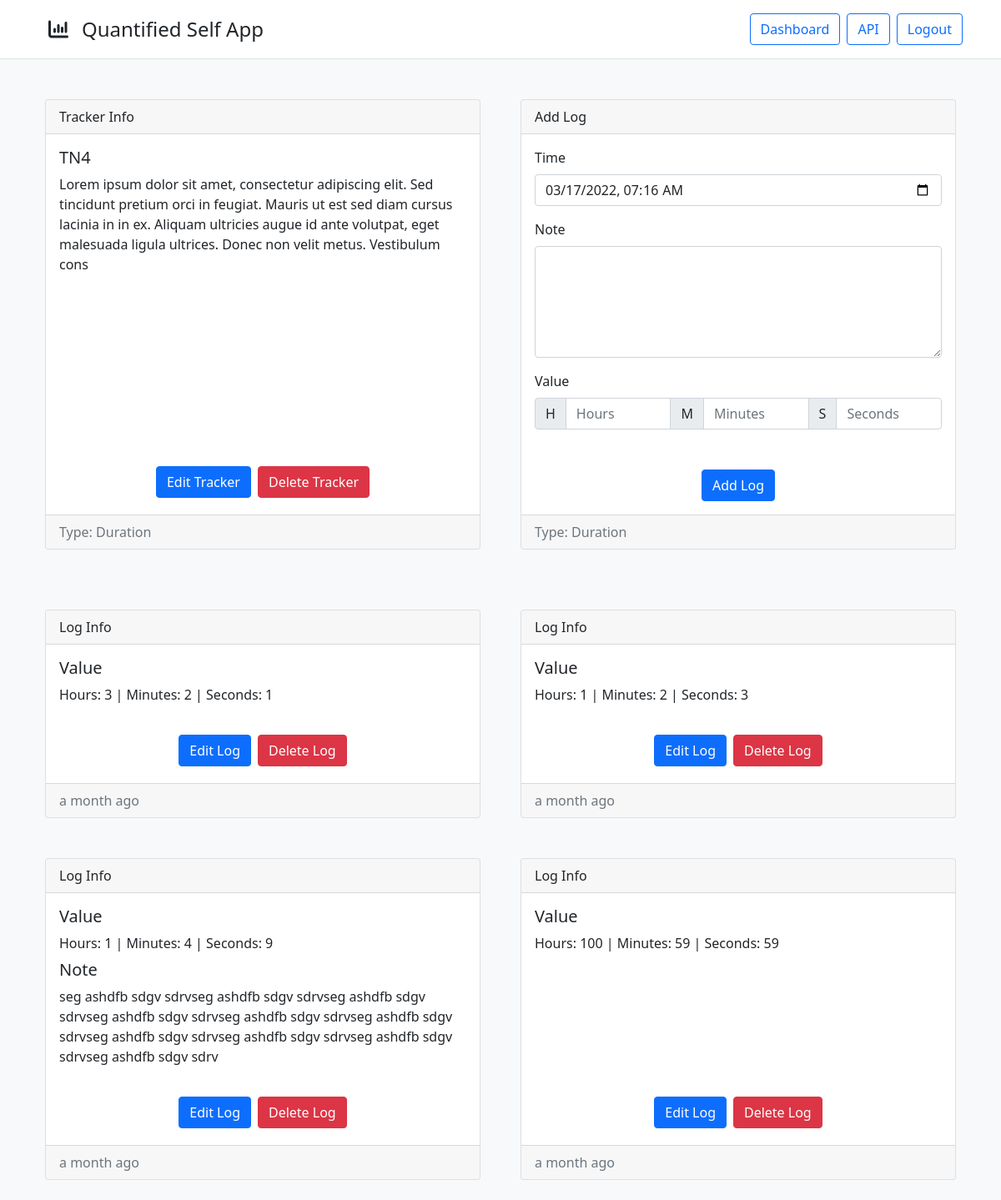
Before: /trackers/view?id=4 (signed in) with the older database file.
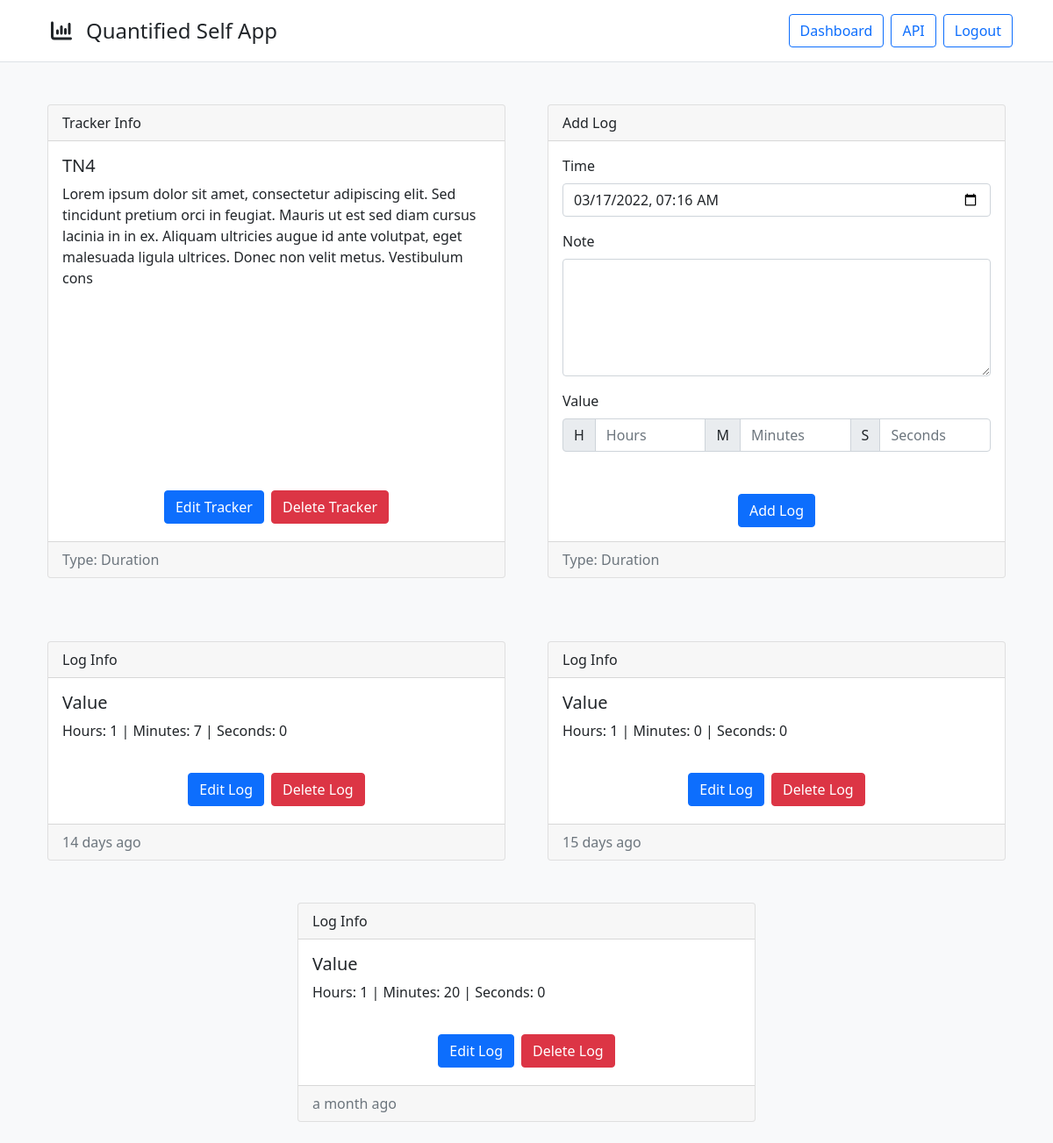
After: the same page with the newer database file.
### models/models.py (models this page shows)
class TrackerModel(db.Model):
    __tablename__ = "trackers"
    t_id = db.Column(db.Integer(), primary_key=True)
    t_name = db.Column(db.String(64), nullable=False)
    t_desc = db.Column(db.String(256))
    t_type = db.Column(db.Integer(), db.ForeignKey("tracker_types.tt_id", ondelete="CASCADE"), nullable=False)
    t_user = db.Column(db.Integer(), db.ForeignKey("users.id", ondelete="CASCADE"), nullable=False)
    t_type_name = db.relationship("TrackerTypes", uselist=False)
    t_unit = db.relationship("TrackerUnit", cascade="all, delete", uselist=False)
    t_options = db.relationship("TrackerOptions", cascade="all, delete")
    t_logs = db.relationship("TrackerLogs", order_by="desc(TrackerLogs.tl_time)", cascade="all, delete")

class TrackerTypes(db.Model):
    __tablename__ = "tracker_types"
    tt_id = db.Column(db.Integer(), primary_key=True, autoincrement=True)
    tt_name = db.Column(db.String(64), unique=True, nullable=False)

class TrackerLogs(db.Model):
    __tablename__ = "tracker_logs"
    tl_id = db.Column(db.Integer(), primary_key=True, autoincrement=True)
    tl_time = db.Column(db.DateTime(), nullable=False)
    tl_note = db.Column(db.String(256))
    tl_tracker = db.Column(db.Integer(), db.ForeignKey("trackers.t_id", ondelete="CASCADE"), nullable=False)
    tl_vals = db.relationship("TrackerValues", cascade="all, delete")

class TrackerValues(db.Model):
    __tablename__ = "tracker_vals"
    tv_id = db.Column(db.Integer(), primary_key=True, autoincrement=True)
    tv_val = db.Column(db.Numeric(10, 2), nullable=False)
    tv_log = db.Column(db.Integer(), db.ForeignKey("tracker_logs.tl_id", ondelete="CASCADE"), nullable=False)

### views/views.py (the view, shortened to what this page needs)
@app.route("/trackers/view", methods=["GET", "POST"])
@login_required
def trackers_view():
    t_id = request.args.get("id", "")
    if not (t_id.isdigit()):
        flash("Invalid Tracker", "danger")
        return redirect("/trackers")
    t_id = int(t_id)
    tracker = TrackerModel.query.filter(TrackerModel.t_id == t_id, TrackerModel.t_user == current_user.id).first()
    if not tracker:
        flash("Invalid Tracker", "danger")
        return redirect("/trackers")
    options = {x.to_id: x.to_name for x in tracker.t_options}
    return render_template("trackers/view.html", user=current_user, tracker=tracker, options=options)

### auth/auth.py (called while the page is built)
@login.user_loader
def load_user(id):
    return UserModel.query.get(int(id))

### templates/filters/filters.py (called while the page is built)
@app.template_filter()
def pretty_datetime(datetime):
    return naturaltime(datetime)

### templates/trackers/view.html (shortened to what this page needs)
<!DOCTYPE html>
<html lang="en">
    <head>
        <link rel="stylesheet" href="{{ url_for('static', filename='css/bootstrap.min.css')}}">
        <link rel="stylesheet" href="{{ url_for('static', filename='css/fontawesome.all.min.css')}}">
        <link rel="stylesheet" href="{{ url_for('static', filename='css/tracker_view.css')}}">
    </head>
    <body class="bg-light">
        {% include 'components/navbar.html' %}
        <div class="container">
            <div class="row equal mt-4">
                <div class="col-sm-12 col-md-12 col-lg-6 col-xl-6 d-flex justify-content-center p-4">
                    <div class="card flex-fill">
                        <div class="card-header">Tracker Info</div>
                        <div class="card-body">
                            <h5 class="card-title">{{ tracker.t_name }}</h5>
                            <p class="card-text">{{ tracker.t_desc }}</p>
                        </div>
                        <div class="card-body d-flex justify-content-center align-items-end">
                            <a href="/trackers/edit?id={{ tracker.t_id }}" class="btn btn-primary m-1">Edit Tracker</a>
                            <form action="" method="POST" style="display: inline;">
                                <button type="submit" class="btn btn-danger m-1">Delete Tracker</button>
                            </form>
                        </div>
                        <div class="card-footer text-muted">
                            <span>Type: {{ tracker.t_type_name.tt_name }}</span>
                        </div>
                    </div>
                </div>
                <div class="col-sm-12 col-md-12 col-lg-6 col-xl-6 d-flex justify-content-center p-4">
                    <div class="card flex-fill">
                        <form action="" method="POST" style="width: 100%;">
                            <div class="card-header">Add Log</div>
                            <div class="card-body">
                                <div class="mb-3">
                                    <label for="tl_time" class="form-label">Time</label>
                                    <input type="datetime-local" class="form-control" id="tl_time" name="tl_time" required>
                                </div>
                                <div class="mb-3">
                                    <label for="tl_note" class="form-label">Note</label>
                                    <textarea rows="5" class="form-control" id="tl_note" name="tl_note" maxlength="256"></textarea>
                                </div>
                                {% if tracker.t_type_name.tt_name == "Boolean" %}
                                <label for="tl_val" class="form-label">Value</label>
                                <div class="mb-3">
                                    <select id="tl_val" name="tl_val" class="form-select" required>
                                        <option value="1" selected>Yes</option>
                                        <option value="0">No</option>
                                    </select>
                                </div>
                                {% elif tracker.t_type_name.tt_name == "Integer" %}
                                <label for="tl_val" class="form-label">Value</label>
                                <div class="input-group mb-3">
                                    <input type="number" step="1" id="tl_val" name="tl_val" class="form-control" aria-describedby="tl_unit" required>
                                    <span class="input-group-text" id="tl_unit">{{ tracker.t_unit.tu_name }}</span>
                                </div>
                                {% elif tracker.t_type_name.tt_name == "Decimal" %}
                                <label for="tl_val" class="form-label">Value</label>
                                <div class="input-group mb-3">
                                    <input type="number" step="0.01" id="tl_val" name="tl_val" class="form-control" aria-describedby="tl_unit" required>
                                    <span class="input-group-text" id="tl_unit">{{ tracker.t_unit.tu_name }}</span>
                                </div>
                                {% elif tracker.t_type_name.tt_name == "Duration" %}
                                <label class="form-label">Value</label>
                                <div class="input-group mb-3">
                                    <span class="input-group-text">H</span>
                                    <input type="number" step="1" min="0" max="100" id="tl_val_h" name="tl_val_h" class="form-control" placeholder="Hours" required>
                                    <span class="input-group-text">M</span>
                                    <input type="number" step="1" min="0" max="59" id="tl_val_m" name="tl_val_m" class="form-control" placeholder="Minutes" required>
                                    <span class="input-group-text">S</span>
                                    <input type="number" step="1" min="0" max="59" id="tl_val_s" name="tl_val_s" class="form-control" placeholder="Seconds" required>
                                </div>
                                {% endif %}
                            </div>
                            <div class="card-body d-flex justify-content-center align-items-end">
                                <button type="submit" class="btn btn-primary">Add Log</button>
                            </div>
                            <div class="card-footer text-muted">
                                <span>Type: {{ tracker.t_type_name.tt_name }}</span>
                            </div>
                        </form>
                    </div>
                </div>
            </div>
        </div>
        <div class="container">
            <div class="row equal d-flex justify-content-center mt-4">
                {% for log in tracker.t_logs %}
                <div class="col-sm-12 col-md-12 col-lg-6 col-xl-6 d-flex justify-content-center p-4">
                    <div class="card flex-fill">
                        <div class="card-header">Log Info</div>
                        <div class="card-body">
                            <h5 class="card-title">
                                {% if tracker.t_type_name.tt_name == "Multi Select" %}
                                Values
                                {% else %}
                                Value
                                {% endif %}
                            </h5>
                            <div class="card-text">
                                {% for val in log.tl_vals %}
                                <div>
                                    {% if tracker.t_type_name.tt_name == "Boolean" %}
                                        {% if val.tv_val | int == 1 %}
                                        Yes
                                        {% elif val.tv_val | int == 0 %}
                                        No
                                        {% endif %}
                                    {% elif tracker.t_type_name.tt_name == "Integer" %}
                                        {{ val.tv_val | int }} {{ tracker.t_unit.tu_name }}
                                    {% elif tracker.t_type_name.tt_name == "Decimal" %}
                                        {{ val.tv_val | round(2) }} {{ tracker.t_unit.tu_name }}
                                    {% elif tracker.t_type_name.tt_name == "Duration" %}
                                        Hours: {{ val.tv_val // 3600 }} | Minutes: {{ (val.tv_val % 3600) // 60 }} | Seconds: {{ (val.tv_val % 60) | int }}
                                    {% elif tracker.t_type_name.tt_name == "Single Select" %}
                                        {{ options[val.tv_val | int] }}
                                    {% elif tracker.t_type_name.tt_name == "Multi Select" %}
                                        {{ options[val.tv_val | int] }}
                                    {% endif %}
                                </div>
                                {% endfor %}
                            </div>
                            {% if log.tl_note | length > 0 %}
                            <h5 class="card-title pt-2">Note</h5>
                            <div class="card-text">{{ log.tl_note }}</div>
                            {% endif %}
                        </div>
                        <div class="card-body d-flex justify-content-center align-items-end">
                            <a href="/trackers/log/edit?tid={{ tracker.t_id }}&lid={{ log.tl_id }}" class="btn btn-primary m-1">Edit Log</a>
                            <form action="" method="POST" style="display: inline;">
                                <button type="submit" class="btn btn-danger m-1">Delete Log</button>
                            </form>
                        </div>
                        <div class="card-footer text-muted">
                            {{ log.tl_time | pretty_datetime }}
                        </div>
                    </div>
                </div>
                {% endfor %}
            </div>
        </div>
    </body>
</html>

### templates/components/navbar.html
<div style="background-color: white!important; border-bottom: 1px solid #dee2e6!important;">
    <div class="container">
        <header class="d-flex flex-wrap justify-content-center py-3">
            <a href="/" class="d-flex align-items-center mb-3 mb-md-0 me-md-auto text-dark text-decoration-none">
                <i class="fs-4 fa-solid fa-chart-column mx-3"></i>
                <span class="fs-4">Quantified Self App</span>
            </a>
            <ul class="nav nav-pills">
                {% if user.is_authenticated %}
                <li class="nav-item"><a href="/dashboard" class="btn btn-outline-primary mx-1">Dashboard</a></li>
                <li class="nav-item"><a href="/api" class="btn btn-outline-primary mx-1">API</a></li>
                <li class="nav-item"><a href="/logout" class="btn btn-outline-primary mx-1">Logout</a></li>
                {% else %}
                <li class="nav-item"><a href="/login" class="btn btn-outline-primary mx-1">Login</a></li>
                <li class="nav-item"><a href="/register" class="btn btn-outline-primary mx-1">Register</a></li>
                {% endif %}
            </ul>
        </header>
    </div>
</div>

### static/css/tracker_view.css (style rules this page uses)
.card { transition: transform 0.2s ease; }

Changed rows visible on the page:
removed TrackerValues: tv_val "3", (val.tv_val%3600)//60 "2", (val.tv_val%60)|int "1", shown under "a month ago"
removed TrackerLogs: tl_time|pretty_datetime "a month ago"
removed TrackerValues: tv_val "1", (val.tv_val%3600)//60 "2", (val.tv_val%60)|int "3", shown under "a month ago"
removed TrackerLogs: tl_note "seg ashdfb sdgv sdrvseg ashdfb sdgv sdrvseg ashdfb sdgv sdrvseg ashdfb sdgv sdrvseg ashdfb sdgv sdrvseg ashdfb sdgv sdrvseg ashdfb sdgv sdrvseg ashdfb sdgv sdrvseg ashdfb sdgv sdrvseg ashdfb sdgv sdrv", tl_time|pretty_datetime "a month ago"
removed TrackerValues: tv_val "1", (val.tv_val%3600)//60 "4", (val.tv_val%60)|int "9", shown under "a month ago"
removed TrackerLogs: tl_time|pretty_datetime "a month ago"
removed TrackerValues: tv_val "100", (val.tv_val%3600)//60 "59", (val.tv_val%60)|int "59", shown under "a month ago"
added TrackerLogs: tl_time|pretty_datetime "14 days ago"
added TrackerValues: tv_val "1", (val.tv_val%3600)//60 "7", (val.tv_val%60)|int "0", shown under "14 days ago"
added TrackerLogs: tl_time|pretty_datetime "15 days ago"
added TrackerValues: tv_val "1", (val.tv_val%3600)//60 "0", (val.tv_val%60)|int "0", shown under "15 days ago"
added TrackerValues: tv_val "1", (val.tv_val%3600)//60 "20", (val.tv_val%60)|int "0", shown under "a month ago"
